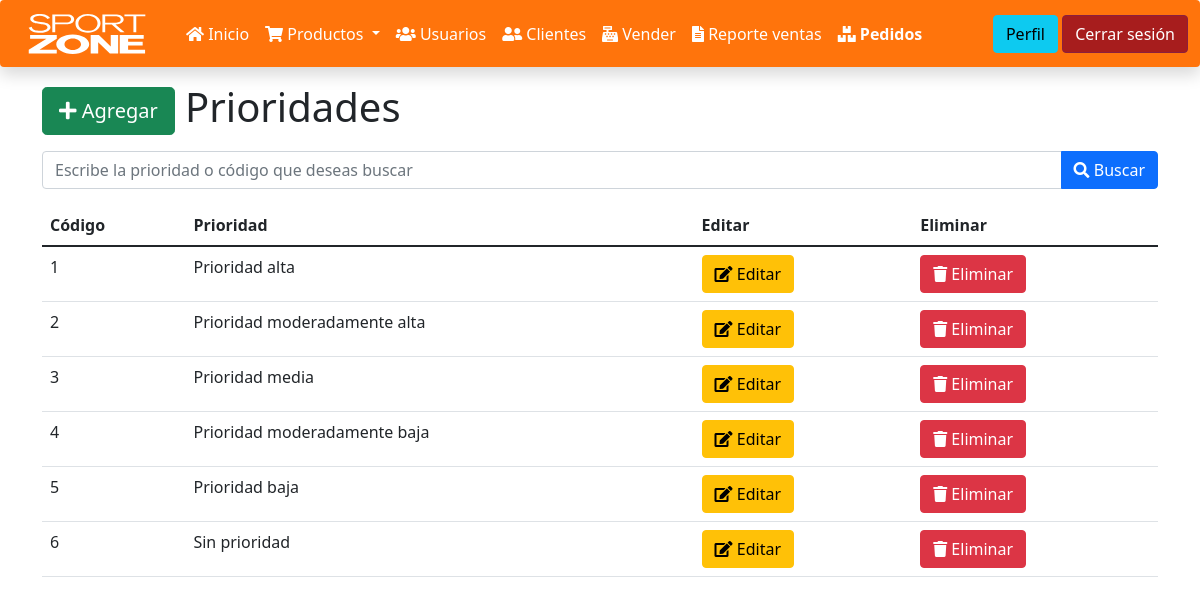
The app's page /prioridades.php (signed in), older data.
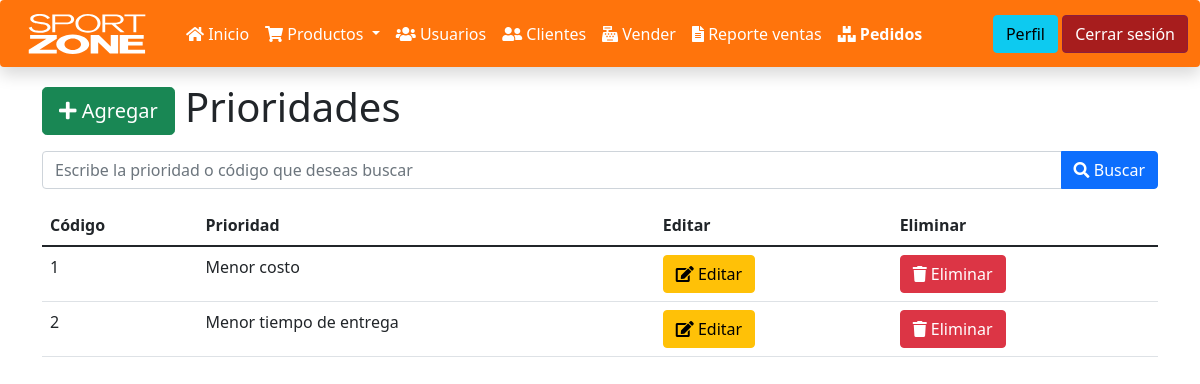
The same page, newer data.
### tables this page shows
CREATE TABLE `prioridad_productos` (
  `idPrioridad` int(11) NOT NULL,
  `prioridad` varchar(50) NOT NULL,
  `tiempoLlegadaDias` int(2) DEFAULT NULL
);

### funciones.php (called while the page is built, shortened)
<?php
function obtenerPrioridades($busqueda = null){
    $parametros = [];
    $sentencia = "SELECT * FROM prioridad_productos";
    return select($sentencia, $parametros);
}
function select($sentencia, $parametros = []){
    $bd = conectarBaseDatos();
    $respuesta = $bd->prepare($sentencia);
    $respuesta->execute($parametros);
    return $respuesta->fetchAll();
}
function conectarBaseDatos() {
	$host = "localhost";
	$db   = "ventas_php";
	$user = "root";
	$pass = "";
	$charset = 'utf8mb4';
	$options = [
	    \PDO::ATTR_ERRMODE            => \PDO::ERRMODE_EXCEPTION,
	    \PDO::ATTR_DEFAULT_FETCH_MODE => \PDO::FETCH_OBJ,
	    \PDO::ATTR_EMULATE_PREPARES   => false,
	];
	$dsn = "mysql:host=$host;dbname=$db;charset=$charset";
	try {
	     $pdo = new \PDO($dsn, $user, $pass, $options);
	     return $pdo;
	} catch (\PDOException $e) {
	     throw new \PDOException($e->getMessage(), (int)$e->getCode());
	}
}

### prioridades.php (the view, shortened to what this page needs)
<?php
include_once "encabezado.php";
include_once "navbar.php";
include_once "funciones.php";
$nombrePrioridad = (isset($_POST['prioridad'])) ? $_POST['prioridad'] : null;
$prioridades = obtenerPrioridades($nombrePrioridad);
?>
<div class="container mt-3">
    <h1>
        <a class="btn btn-success btn-lg" href="agregar_prioridad.php">
            <i class="fa fa-plus"></i>
            Agregar
        </a>
        Prioridades
    </h1>
    <form action="" method="post" class="input-group mb-3 mt-3">
        <input autofocus name="prioridad" type="text" class="form-control" placeholder="Escribe la prioridad o código que deseas buscar" aria-label="Nombre prioridad" aria-describedby="button-addon2">
        <button type="submit" name="buscarPrioridad" class="btn btn-primary" id="button-addon2">
            <i class="fa fa-search"></i>
            Buscar
        </button>
    </form>
    <table class="table">
        <thead>
            <tr>
                <th>Código</th>
                <th>Prioridad</th>
                <th>Editar</th>
                <th>Eliminar</th>
            </tr>
        </thead>
        <tbody>
            <?php
            foreach($prioridades as $element_prioridad){
            ?>
                <tr>
                    <td><?= $element_prioridad->idPrioridad; ?></td>
                    <td><?= $element_prioridad->prioridad; ?></td>
                    <td>
                        <a class="btn btn-warning" href="editar_prioridad.php?id=<?= $element_prioridad->idPrioridad; ?>">
                            <i class="fa fa-edit"></i>
                            Editar
                        </a>
                    </td>
                    <td>
                        <a class="btn btn-danger" onclick="eliminarPrioridad(<?= $element_prioridad->idPrioridad; ?>)">
                            <i class="fa fa-trash"></i>
                            Eliminar
                        </a>
                    </td>
                </tr>
            <?php } ?>
        </tbody>
    </table>
</div>

### encabezado.php (shortened to what this page needs)
<!DOCTYPE html>
<html lang="en">
<head>
    <link rel="stylesheet" href="bootstrap/bootstrap.min.css">
    <link rel="stylesheet" href="bootstrap/all.min.css">
    <link rel="stylesheet" href="css/estilos_personalizados.css">
</head>
<body>
</body>
</html>

### navbar.php (shortened to what this page needs)
<nav class="navbar navbar-expand-lg navbar-dark bg-primary mb-2 shadow rounded bg-td-color">
  <div class="container-fluid">
    <a class="navbar-brand" href="#">
      <img src="img/Sport_Zone_stacked-_blanco.svg" alt="" width="150" height="40" class="d-inline-block align-text-top">
    </a>
    <div class="collapse navbar-collapse" id="navbarSupportedContent">
      <ul class="navbar-nav me-auto mb-2 mb-lg-0">
        <li class="nav-item">
          <a class="nav-link active "  href="index.php">
            <i class="fa fa-home"></i>
            Inicio
            </a>
        </li>
        <li class="nav-item dropdown">
            <a class="nav-link dropdown-toggle text-white" data-bs-toggle="dropdown" href="#" role="button" aria-expanded="false">
              <i class="fa fa-shopping-cart"></i> Productos
            </a>
        </li>
        <li class="nav-item">
            <a class="nav-link active" href="usuarios.php">
            <i class="fa fa-users"></i>
            Usuarios
            </a>
        </li>
        <li class="nav-item">
            <a class="nav-link active" href="clientes.php">
            <i class="fa fa-user-friends"></i>
            Clientes
            </a>
        </li>
        <li class="nav-item">
            <a class="nav-link active" href="vender.php">
            <i class="fa fa-cash-register"></i>
            Vender
            </a>
        </li>
        <li class="nav-item">
            <a class="nav-link active" href="reporte_ventas.php">
            <i class="fa fa-file-alt"></i>
            Reporte ventas
            </a>
        </li>
        <li class="nav-item">
            <a class="nav-link active fw-bold" href="pedidos.php">
            <i class="fas fa-boxes"></i>
            Pedidos
            </a>
        </li>
        </ul>
        <ul class="navbar-nav">
            <li class="nav-item">
                <a href="perfil.php" class="btn btn-info" >Perfil</a>
            </li>
            <li class="nav-item">
                <a href="cerrar_sesion.php" class="btn btn-warning btn-salir">Cerrar sesión</a>
            </li>
        </ul>
    </div>
  </div>
</nav>

### css/estilos_personalizados.css (style rules this page uses)
.bg-td-color { background-color: #ff740c !important; }
.btn-salir { color: #fff !important; background-color: #a71d1d !important; border-color: #8b1f3f !important; }

Row changes from the older to the newer data that the page shows:
removed prioridad_productos: idPrioridad "3", prioridad "Prioridad media"
removed prioridad_productos: idPrioridad "4", prioridad "Prioridad moderadamente baja"
removed prioridad_productos: idPrioridad "5", prioridad "Prioridad baja"
removed prioridad_productos: idPrioridad "6", prioridad "Sin prioridad"
changed prioridad_productos id 1: prioridad "Prioridad alta" → "Menor costo"
changed prioridad_productos id 2: prioridad "Prioridad moderadamente alta" → "Menor tiempo de entrega"
